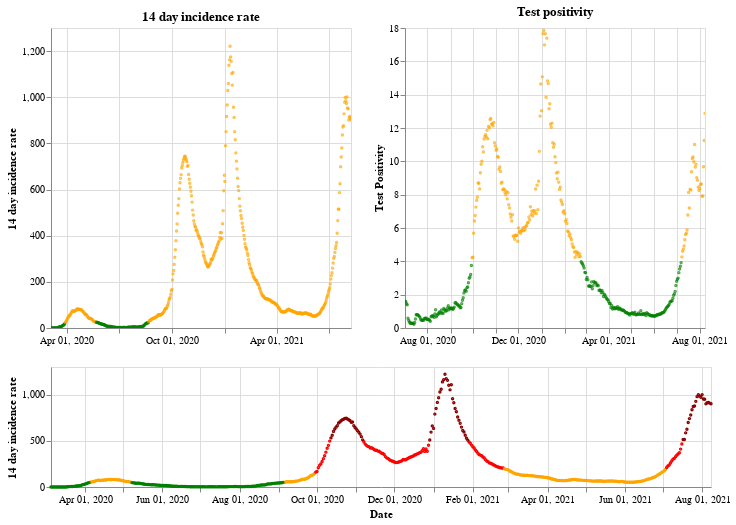

Write notebook code for a chart like this one.
### Markdown cell above
## Northern Ireland

### Code cell
plot_traffic_light('Northern Ireland')

### Figure 1 — Vega-Lite specification as saved in the notebook (floating-point values rounded to 4 significant figures; data arrays with more than 128 entries replaced by an {"elided": "..."} marker saying what was removed)
{"config": {"view": {"continuousWidth": 400, "continuousHeight": 300}}, "vconcat": [{"hconcat": [{"mark": {"type": "point", "size": 2}, "encoding": {"color": {"condition": {"value": "green", "test": "(datum.twoWeeklyCasesRate <= 25)"}, "value": "orange"}, "tooltip": [{"type": "nominal", "field": "areaName"}, {"type": "temporal", "field": "date"}, {"type": "quantitative", "field": "twoWeeklyCasesRate"}, {"type": "quantitative", "field": "testPositivity"}], "x": {"type": "temporal", "axis": {"title": ""}, "field": "date", "scale": {"domain": {"selection": "DateBrush"}}, "timeUnit": "yearmonthdate"}, "y": {"type": "quantitative", "axis": {"title": "14 day incidence rate"}, "field": "twoWeeklyCasesRate"}}, "title": "14 day incidence rate", "width": 300}, {"mark": {"type": "point", "size": 2}, "encoding": {"color": {"condition": {"value": "green", "test": "(datum.testPositivity <= 4)"}, "value": "orange"}, "tooltip": [{"type": "nominal", "field": "areaName"}, {"type": "temporal", "field": "date"}, {"type": "quantitative", "field": "twoWeeklyCasesRate"}, {"type": "quantitative", "field": "testPositivity"}], "x": {"type": "temporal", "axis": {"title": ""}, "field": "date", "scale": {"domain": {"selection": "DateBrush"}}, "timeUnit": "yearmonthdate"}, "y": {"type": "quantitative", "axis": {"title": "Test Positivity"}, "field": "testPositivity"}}, "title": "Test positivity", "width": 300}]}, {"layer": [{"mark": {"type": "point", "size": 2}, "encoding": {"color": {"condition": {"value": "orange", "test": "(((datum.testPositivity < 4) && (datum.twoWeeklyCasesRate >= 50)) && (datum.twoWeeklyCasesRate < 200))"}, "value": "red"}, "opacity": {"condition": {"value": 1, "test": "((datum.twoWeeklyCasesRate >= 50) && (datum.twoWeeklyCasesRate < 500))"}, "value": 0}, "tooltip": [{"type": "nominal", "field": "areaName"}, {"type": "temporal", "field": "date"}, {"type": "quantitative", "field": "twoWeeklyCasesRate"}, {"type": "quantitative", "field": "testPositivity"}], "x": {"type": "temporal", "axis": {"title": "Date"}, "field": "date", "timeUnit": "yearmonthdate"}, "y": {"type": "quantitative", "axis": {"title": "14 day incidence rate"}, "field": "twoWeeklyCasesRate"}}, "selection": {"DateBrush": {"type": "interval", "encodings": ["x"], "fields": ["Time"]}}}, {"mark": {"type": "point", "size": 2}, "encoding": {"color": {"value": "darkred"}, "opacity": {"condition": {"value": 1, "test": "(datum.twoWeeklyCasesRate >= 500)"}, "value": 0}, "tooltip": [{"type": "nominal", "field": "areaName"}, {"type": "temporal", "field": "date"}, {"type": "quantitative", "field": "twoWeeklyCasesRate"}, {"type": "quantitative", "field": "testPositivity"}], "x": {"type": "temporal", "axis": {"title": "Date"}, "field": "date", "timeUnit": "yearmonthdate"}, "y": {"type": "quantitative", "axis": {"title": "14 day incidence rate"}, "field": "twoWeeklyCasesRate"}}}, {"mark": {"type": "point", "size": 2}, "encoding": {"color": {"condition": {"value": "green", "test": "((datum.testPositivity < 4) && (datum.twoWeeklyCasesRate < 50))"}, "value": "orange"}, "opacity": {"condition": {"value": 1, "test": "(datum.twoWeeklyCasesRate < 50)"}, "value": 0}, "tooltip": [{"type": "nominal", "field": "areaName"}, {"type": "temporal", "field": "date"}, {"type": "quantitative", "field": "twoWeeklyCasesRate"}, {"type": "quantitative", "field": "testPositivity"}], "x": {"type": "temporal", "axis": {"title": "Date"}, "field": "date", "timeUnit": "yearmonthdate"}, "y": {"type": "quantitative", "axis": {"title": "14 day incidence rate"}, "field": "twoWeeklyCasesRate"}}}], "height": 120, "width": 660}], "data": {"name": "data-07b2c85d93861f2ef7b15dfce97114e7"}, "$schema": "https://vega.github.io/schema/vega-lite/v4.8.1.json", "datasets": {"data-07b2c85d93861f2ef7b15dfce97114e7": {"elided": "522 records"}}}
